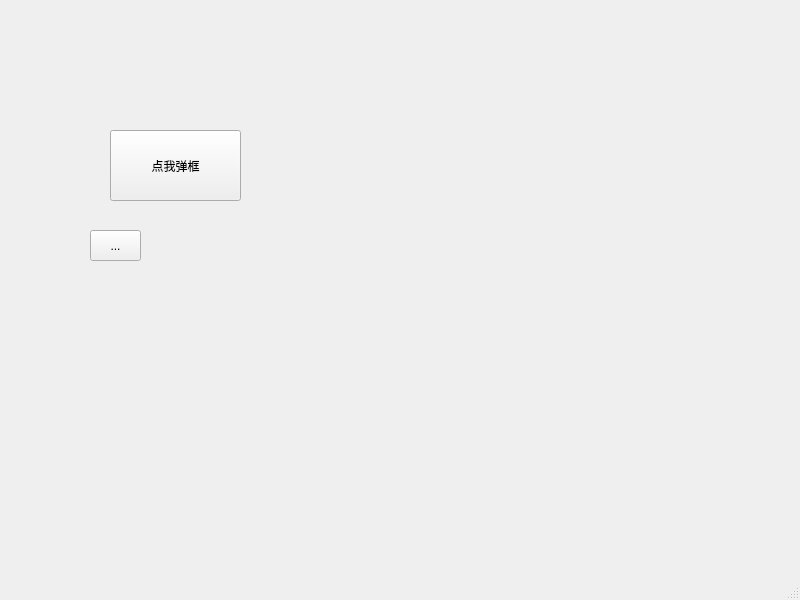
<?xml version="1.0" encoding="UTF-8"?>
<ui version="4.0">
 <class>MainWindow</class>
 <widget class="QMainWindow" name="MainWindow">
  <property name="geometry">
   <rect>
    <x>0</x>
    <y>0</y>
    <width>800</width>
    <height>600</height>
   </rect>
  </property>
  <property name="windowTitle">
   <string>MainWindow</string>
  </property>
  <widget class="QWidget" name="centralwidget">
   <widget class="QPushButton" name="pushButton">
    <property name="geometry">
     <rect>
      <x>110</x>
      <y>130</y>
      <width>131</width>
      <height>71</height>
     </rect>
    </property>
    <property name="text">
     <string>点我弹框</string>
    </property>
   </widget>
   <widget class="QToolButton" name="toolButton">
    <property name="geometry">
     <rect>
      <x>90</x>
      <y>230</y>
      <width>51</width>
      <height>31</height>
     </rect>
    </property>
    <property name="text">
     <string>...</string>
    </property>
   </widget>
  </widget>
  <widget class="QMenuBar" name="menubar">
   <property name="geometry">
    <rect>
     <x>0</x>
     <y>0</y>
     <width>800</width>
     <height>19</height>
    </rect>
   </property>
  </widget>
  <widget class="QStatusBar" name="statusbar"/>
 </widget>
 <resources/>
 <connections>
  <connection>
   <sender>pushButton</sender>
   <signal>clicked()</signal>
   <receiver>MainWindow</receiver>
   <slot>firstPyQt5_button_click()</slot>
   <hints>
    <hint type="sourcelabel">
     <x>181</x>
     <y>196</y>
    </hint>
    <hint type="destinationlabel">
     <x>243</x>
     <y>155</y>
    </hint>
   </hints>
  </connection>
 </connections>
 <slots>
  <slot>firstPyQt5_button_click()</slot>
 </slots>
</ui>
